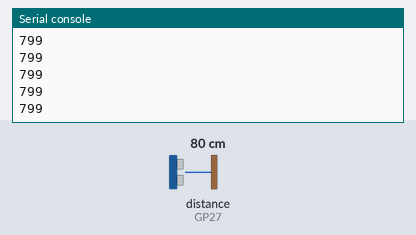
Recording of a program running on a simulated Raspberry Pi Pico running MicroPython. Shown: the last lines printed to the serial console. The inputs (shaded band) are chosen by the test bench; at power-on: distance to the obstacle (sensor on GP27) 80 cm. The echo pulse lasts 58.3 µs per cm.

Above: at 1.2 s.
1.3 s: distance to the obstacle (sensor on GP27) set to 2 cm
At 1.94 s:
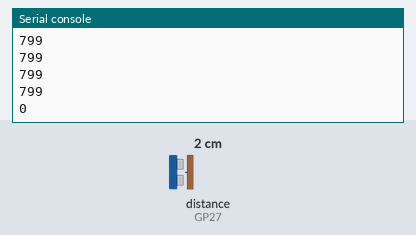
2.8 s: distance to the obstacle (sensor on GP27) set to 18 cm
At 2.94 s:
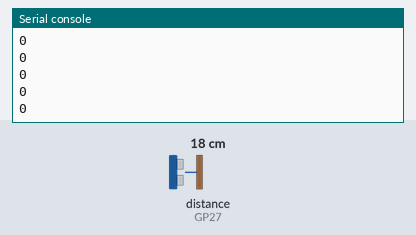
Timing chart, 0 to 5.8 s (numbered marks = the images above; inputs shaded):
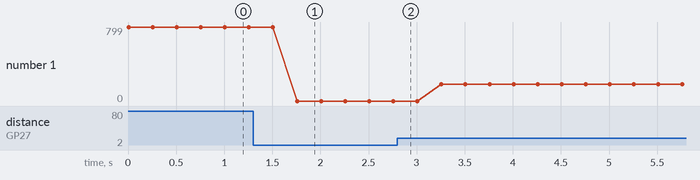

The program:

SR04Pio.py
```python
# (licence header left out)
import time
import rp2
from rp2 import PIO, asm_pio
"""SR04 ultrasonic distance sensor using PIO on Raspberry Pi Pico"""
from machine import Pin

@asm_pio(set_init=(PIO.IN_LOW),sideset_init=PIO.OUT_LOW)
def _SR04_PIO():
    """Pio assembler for SR04 ultrasonic assembler"""

    pull() .side(0)         #trigger ping
    mov(y,osr).side(1) [7]  #use trigger as timeout value :-)
    set(x,0)[7]             #x register as echo count
    jmp(y_dec,'wait') .side(0)     #decrement y so no longer 0
    label('wait')
    jmp(pin,'echo')         #pin high so start timing
    jmp(y_dec,'wait')       #jmp if != & then dec y
    label('echo')           #start timing
    jmp(x_dec,'skip') .side(0)       #decrement x & continue
    label('skip')
    jmp(pin,'echo')         #pin still high so loop again
    mov(isr,invert(x))      #invert x & dest to output
    push()                  #output data
    wrap()

class SR04(object):
    def __init__(self,trigger=1,echo=0,sm=0):
        echopin=Pin(echo,Pin.IN)
        print(echopin)
        self.sm=rp2.StateMachine(sm,_SR04_PIO,freq=343000,set_base=echopin,jmp_pin=echopin,sideset_base=Pin(trigger))
        self.sm.active(1)
        self.sm.put(2550)   #trigger initial ping

    def get(self):
            result=self.sm.get()
            self.sm.put(2550)   #trigger next ping
            return result      #return result

    def activate(self):
        self.sm.activate(1)
        self.sm.put(2550)

    def deactivate(self):
        self.sm.deactivate()


if __name__=="__main__":
    sm=SR04(26,27)
    while True:
#        sm.put(255)
        print(sm.get())
        time.sleep(.25)
```

Measured:
- after the input at 1.3 s, the serial console: prints a new line after 0.46 s (image 1)
- plotted number 1: 799 → 0 after the input at 1.3 s, 0 → 179 after the input at 2.8 s
